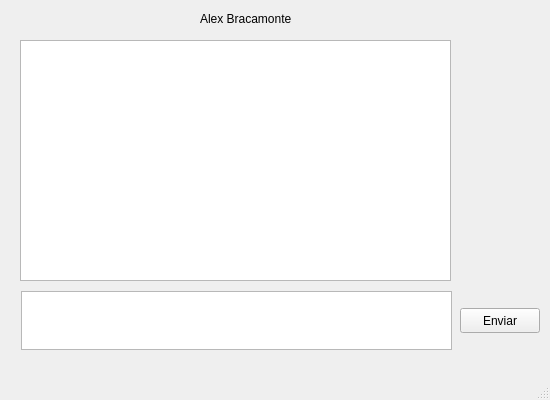
<?xml version="1.0" encoding="UTF-8"?>
<ui version="4.0">
 <class>MainWindow</class>
 <widget class="QMainWindow" name="MainWindow">
  <property name="geometry">
   <rect>
    <x>0</x>
    <y>0</y>
    <width>550</width>
    <height>400</height>
   </rect>
  </property>
  <property name="maximumSize">
   <size>
    <width>550</width>
    <height>400</height>
   </size>
  </property>
  <property name="windowTitle">
   <string>INTEL - INAOE</string>
  </property>
  <widget class="QWidget" name="centralwidget">
   <widget class="QLabel" name="info">
    <property name="geometry">
     <rect>
      <x>200</x>
      <y>10</y>
      <width>117</width>
      <height>17</height>
     </rect>
    </property>
    <property name="text">
     <string>Alex Bracamonte</string>
    </property>
   </widget>
   <widget class="QTextBrowser" name="text_revc">
    <property name="geometry">
     <rect>
      <x>20</x>
      <y>40</y>
      <width>431</width>
      <height>241</height>
     </rect>
    </property>
   </widget>
   <widget class="QPushButton" name="button_send">
    <property name="geometry">
     <rect>
      <x>460</x>
      <y>308</y>
      <width>80</width>
      <height>25</height>
     </rect>
    </property>
    <property name="text">
     <string>Enviar</string>
    </property>
   </widget>
   <widget class="QTextEdit" name="text_send">
    <property name="geometry">
     <rect>
      <x>21</x>
      <y>291</y>
      <width>431</width>
      <height>59</height>
     </rect>
    </property>
   </widget>
  </widget>
  <widget class="QMenuBar" name="menubar">
   <property name="geometry">
    <rect>
     <x>0</x>
     <y>0</y>
     <width>550</width>
     <height>22</height>
    </rect>
   </property>
  </widget>
  <widget class="QStatusBar" name="statusbar"/>
 </widget>
 <resources/>
 <connections/>
</ui>
